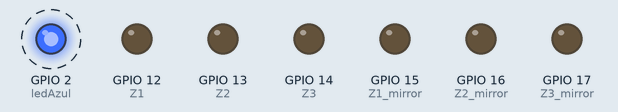
This sketch was run on a simulated ESP32. On the bench: output pins drawn as LEDs (lit = HIGH). Dashed ring = blinking. WiFi joins after 1.5 s; servers stay silent unless stated; the local clock reads 2024-03-15 10:24:30 at power-on unless the sketch sets it; what the sketch prints to the serial monitor is not drawn.

Above: at 4.5 s.
Timing chart, 0 to 8.6 s (numbered marks = the images above):
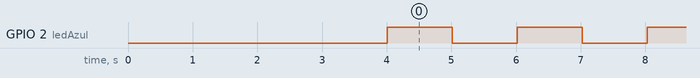

Measured:
- by itself, GPIO 2 (ledAzul): alternates HIGH for 1.0 s and LOW for 1.0 s

The sketch:

MobiusHubSetup.ino
```cpp
// Bienvenido a Möbius, úsese este código en dispositivos ESP-32
// Programa y Testeado solo para ESP-32
// Licencia Apache v2.0
// Reportese y documentese cualquier error presente
// Z (Zona) / Motobombas
// R (Relé) / Espejo Z
// ! (Válvula) / Espejo Z
// Configurese PIN, Hora Local, WiFI SSID, Contraseña, Horarios
// WiFi Integrado (Deshabilitado Default)

// Es posible que usted tenga que actualizar su dispositivo a la versión más reciente para utilizar algunas características
// Después un apagón o desactivación de dispositivos, asegúrese de configurar nuevamente el Tiempo Local

#include <WiFi.h>
#include "time.h"

// TODO: Motor de Autoguardado de Estados

// Configuración WiFi
const char* ssid = "Möbius Hub";
const char* password = "Möbius@User/Hub";

// Setup PIN Digital y LED / Motobombas
const int Z1 = 12;     // Configurese
const int Z2 = 13;     // Configurese
const int Z3 = 14;     // Configurese
const int ledAzul = 2; // No Configurar o Modificar

// PIN Espejo (!1, !2, !3) / Válvulas
const int Z1_mirror = 15; // Configurese
const int Z2_mirror = 16; // Configurese
const int Z3_mirror = 17; // Configurese

// PIN Relés (R1, R2, R3) / Relés
const int R1 = 18; // Configurese
const int R2 = 19; // Configurese
const int R3 = 21; // Configurese

// Setup Tiempo
const long gmtOffset_sec = -5 * 3600;
const int daylightOffset_sec = 0;

// Setup Control de LED
unsigned long previousMillis = 0;
const long interval = 1000; // Intervalo 1s
int patternStep = 0;
bool errorState = false;
bool horaConfigurada = false;

// Estructura Horarios / Veasé Días y Horarios
struct HorarioRiego {
  int horaInicio;
  int minutoInicio;
  int horaFin;
  int minutoFin;
};

// TODO: Integración de Motor de Autoguardado de Estados
// Días de Riego L(1), X(3), V(5), D(0)
const int diasRiego[] = {1, 3, 5, 0};
const int numDiasRiego = 4;

// Horarios de Riego
HorarioRiego horarios[] = {
  {6, 30, 6, 35},  // Configurese
  {13, 50, 13, 55}  // Configurese
};
const int numHorarios = 2;

void setup() {
  Serial.begin(115200);
  delay(500);
  Serial.println("Iniciando Configuración...");

  // Configuración de PIN
  pinMode(Z1, OUTPUT);
  pinMode(Z2, OUTPUT);
  pinMode(Z3, OUTPUT);
  pinMode(Z1_mirror, OUTPUT);
  pinMode(Z2_mirror, OUTPUT);
  pinMode(Z3_mirror, OUTPUT);
  pinMode(R1, OUTPUT);
  pinMode(R2, OUTPUT);
  pinMode(R3, OUTPUT);
  pinMode(ledAzul, OUTPUT);

  // Inicialización / Apagado en Inicialización
  desactivarBombas();
  digitalWrite(ledAzul, LOW);

  // Setup WiFi
  WiFi.mode(WIFI_STA);
  WiFi.begin(ssid, password);
  Serial.print("Conectando WiFi ");
  Serial.println(ssid);

  unsigned long startAttemptTime = millis();
  const unsigned long wifiTimeout = 15000; // 15s Espera para Denegación

  while (WiFi.status() != WL_CONNECTED && millis() - startAttemptTime < wifiTimeout) {
    delay(500);
    Serial.print(".");
  }

  if (WiFi.status() == WL_CONNECTED) {
    Serial.println("\n WiFi Conectado");
    Serial.print("IP Asignada ");
    Serial.println(WiFi.localIP());

// Servidor NTP / Setup Tiempo Online / Requiere una Conexión a WiFi

    configTime(gmtOffset_sec, daylightOffset_sec, "pool.ntp.org");
    if (sincronizarHoraNTP()) {
      horaConfigurada = true;
      Serial.println("Configuración Horaria con NTP Éxitosa");
    } else {
      configurarHoraManual(); // Fallback
    }
  } else {
    Serial.println("\n Modo Offline.");
    configurarHoraManual();
  }

  mostrarHoraActual();
  delay(2000); // Evitación de Sobrecarga
}

void loop() {
  unsigned long currentMillis = millis();

  // Control LED
  if (currentMillis - previousMillis >= interval) {
    previousMillis = currentMillis;
    controlLED();
  }

  if (errorState) return;
  if (!horaConfigurada) {
    errorState = true;
    return;
  }

  struct tm timeinfo;
  if (!getLocalTime(&timeinfo)) {
    Serial.println("Error de Obtención Hora Local");
    errorState = true;
    delay(1000);
    return;
  }

  if (esDiaDeRiego(timeinfo.tm_wday)) {
    bool enHorarioRiego = false;

    for (int i = 0; i < numHorarios; i++) {
      if (estaEnHorario(timeinfo, horarios[i])) {
        enHorarioRiego = true;
        break;
      }
    }

    if (enHorarioRiego) {
      activarBombas();
      Serial.println("Bombas Activas / En Trabajo");
    } else {
      desactivarBombas();
      Serial.println("Bombas Inactivas / Fuera de Trabajo");
    }
  } else {
    desactivarBombas();
    Serial.println("Bombas Desactivadas / No Disponible");
  }

  delay(100);
}

void controlLED() {
  if (errorState) {
    digitalWrite(ledAzul, HIGH);
    return;
  }

  if (!horaConfigurada) {
    digitalWrite(ledAzul, HIGH);
    return;
  }

  struct tm timeinfo;
  if (!getLocalTime(&timeinfo)) {
    errorState = true;
    return;
  }

  bool enHorarioRiego = false;
  bool esDiaValido = esDiaDeRiego(timeinfo.tm_wday);

  if (esDiaValido) {
    for (int i = 0; i < numHorarios; i++) {
      if (estaEnHorario(timeinfo, horarios[i])) {
        enHorarioRiego = true;
        break;
      }
    }
  }

  if (enHorarioRiego) patronRiego();
  else if (esDiaValido) patronEspera();
  else {
    digitalWrite(ledAzul, LOW);
    patternStep = 0;
  }
}

void patronRiego() {
  int ciclo = patternStep % 9;
  digitalWrite(ledAzul, (ciclo < 3 || ciclo >= 6) ? HIGH : LOW);
  if (++patternStep >= 100) patternStep = 0;
}

void patronEspera() {
  digitalWrite(ledAzul, (patternStep % 2 == 0) ? HIGH : LOW);
  if (++patternStep >= 600) patternStep = 0;
}

bool esDiaDeRiego(int diaSemana) {
  for (int i = 0; i < numDiasRiego; i++) if (diasRiego[i] == diaSemana) return true;
  return false;
}

bool estaEnHorario(struct tm timeinfo, HorarioRiego horario) {
  int actual = timeinfo.tm_hour * 60 + timeinfo.tm_min;
  int inicio = horario.horaInicio * 60 + horario.minutoInicio;
  int fin = horario.horaFin * 60 + horario.minutoFin;
  return (actual >= inicio && actual < fin);
}

// TODO: Integración de Motor de Autoguardado de Estados

void activarBombas() {
  // Zonas Principales
  digitalWrite(Z1, HIGH); digitalWrite(Z2, HIGH); digitalWrite(Z3, HIGH);
  // Espejos
  digitalWrite(Z1_mirror, HIGH); digitalWrite(Z2_mirror, HIGH); digitalWrite(Z3_mirror, HIGH);
  // Relés
  digitalWrite(R1, HIGH); digitalWrite(R2, HIGH); digitalWrite(R3, HIGH);
}

// TODO: Integración de Motor de Autoguardado de Estados

void desactivarBombas() {
  // Zonas Principales
  digitalWrite(Z1, LOW); digitalWrite(Z2, LOW); digitalWrite(Z3, LOW);
  // Espejos
  digitalWrite(Z1_mirror, LOW); digitalWrite(Z2_mirror, LOW); digitalWrite(Z3_mirror, LOW);
  // Relés
  digitalWrite(R1, LOW); digitalWrite(R2, LOW); digitalWrite(R3, LOW);
}

void mostrarHoraActual() {
  struct tm timeinfo;
  if (!getLocalTime(&timeinfo)) {
    Serial.println("Error de Obtención de Hora");
    return;
  }

  // TODO: Integración de Motor de Autoguardado de Estados

  char buffer[50];
  strftime(buffer, sizeof(buffer), "Hora Actual: %A %Y-%m-%d %H:%M:%S", &timeinfo);
  Serial.println(buffer);
  Serial.print("Día de Semana ");
  Serial.println(timeinfo.tm_wday);
  Serial.print("Día de Riego ");
  Serial.println(esDiaDeRiego(timeinfo.tm_wday) ? "Sí" : "No");
}

bool sincronizarHoraNTP() {
  struct tm timeinfo;
  for (int i = 0; i < 10; i++) {
    if (getLocalTime(&timeinfo)) return true;
    delay(500);
  }
  return false;
}

void configurarHoraManual() {
  Serial.println("Configurando Hora Manual (Offline)");
  setenv("TZ", "COT-5", 1);
  tzset();

// Setup Tiempo
// Configurese Adecuadamente / Formato Reloj 24Hrs / 1900 + AAA
// TODO: Integración de Motor de Autoguardado de Estados

  struct tm timeinfo;      // Estructura de Tiempo / 10 de Noviembre del 2025 / 06:00 / Default / Configurese
  timeinfo.tm_year = 125;  // Año / 1900 + 125 = 2025
  timeinfo.tm_mon = 10;    // Mes / Noviembre / 0 o Enero / 11 o Diciembre
  timeinfo.tm_mday = 10;   // Día
  timeinfo.tm_hour = 6;   // Hora
  timeinfo.tm_min = 0;     // Minutos
  timeinfo.tm_sec = 0;     // Segundos

  time_t t = mktime(&timeinfo);
  struct timeval now = {.tv_sec = t};
  settimeofday(&now, NULL);

  horaConfigurada = true;
  Serial.println("Hora Local Offline Configurada");
}
```
